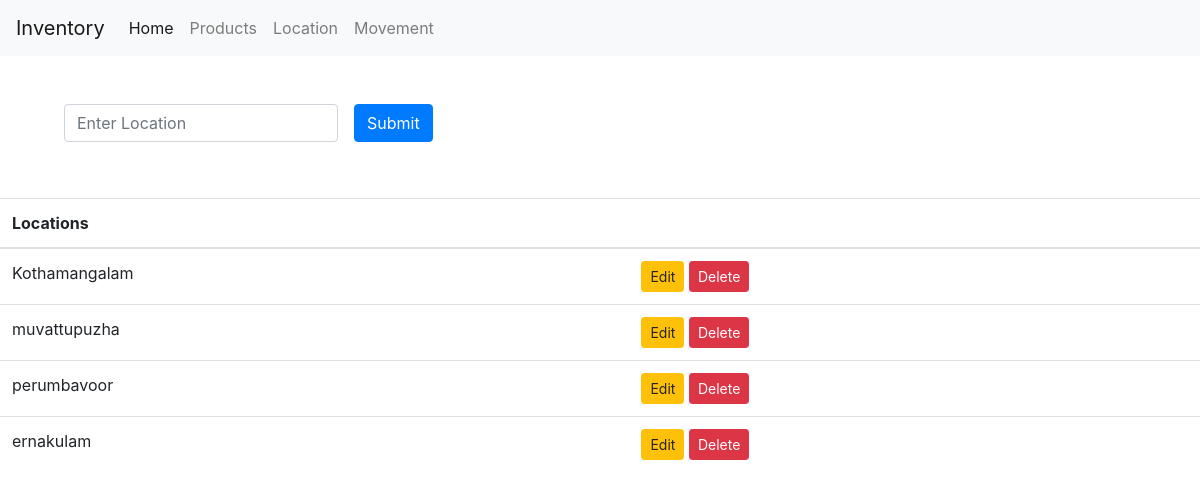
Page /locations/ on the committed database.
### management/models.py (models this page shows, shortened)
class locations(models.Model):
    location_name = models.CharField(max_length=25,verbose_name='Location',unique=True)
    class Meta:
        verbose_name = 'Location'
        verbose_name_plural = 'Locations'

### management/views.py (the view)
# urls.py: path('locations/',addlocation),
def addlocation(request):
    if request.method == 'POST':
        location = request.POST['location']
        obj = locations.objects.create(location_name=location)
        obj.save()
        return redirect('/locations/')
    else:
        loc_details = locations.objects.all()
        return render(request,'locations.html',{'locations':loc_details})

### management/templates/locations.html (shortened to what this page needs)
<!DOCTYPE html>
<html lang="en">
<head>
    <link rel="stylesheet" href="https://maxcdn.bootstrapcdn.com/bootstrap/4.0.0/css/bootstrap.min.css">
</head>
<body>
    <header>
        <nav class="navbar navbar-expand-lg navbar-light bg-light">
            <a class="navbar-brand" href="#">Inventory</a>
            <div class="collapse navbar-collapse" id="navbarNavDropdown">
                <ul class="navbar-nav">
                    <li class="nav-item active">
                        <a class="nav-link" href="/">Home <span class="sr-only">(current)</span></a>
                    </li>
                    <li class="nav-item">
                        <a class="nav-link" href="/products">Products</a>
                    </li>
                    <li class="nav-item">
                        <a class="nav-link" href="/locations">Location</a>
                    </li>
                    <li class="nav-item">
                        <a class="nav-link" href="/movements">Movement</a>
                    </li>
                </ul>
            </div>
        </nav>
    </header>
    <form method="POST" class="form-inline p-5">
        <div class="form-group mx-sm-3 mb-2">
          <input type="text" name="location" class="form-control" id="inputPassword2" placeholder="Enter Location">
        </div>
        <button type="submit" class="btn btn-primary mb-2">Submit</button>
      </form>
    <table class="table">
        <thead>
          <tr>
            <th scope="col">Locations</th>
            <th scope="col"></th>
          </tr>
        </thead>
        <tbody>
          {% for location in locations %}
            <tr>
              <td>{{ location.location_name }}</td>
              <td>
                  <a href="/location/{{location.id}}" class="btn btn-warning btn-sm">Edit</a>
                  <a href="/locations/{{location.id}}" class="btn btn-danger btn-sm">Delete</a>
              </td>
          </tr>
          {% endfor %}
        </tbody>
      </table>
</body>
</html>

### rows in the picture
locations: location_name "Kothamangalam"
locations: location_name "muvattupuzha"
locations: location_name "perumbavoor"
locations: location_name "ernakulam"
